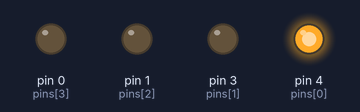
Recording of a sketch running on a simulated Arduino Uno, built with avr-gcc and run on an emulated ATmega328P. On the bench: output pins drawn as LEDs (lit = HIGH).

Above: at 0.1 s.
At 0.7 s:
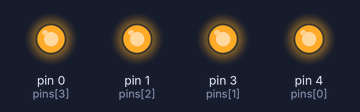
At 1.1 s:
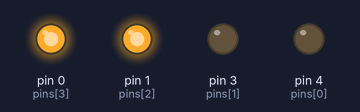
At 1.5 s:
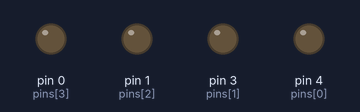
At 2.5 s:
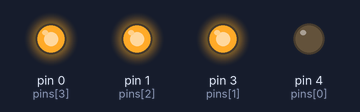
At 3.5 s:
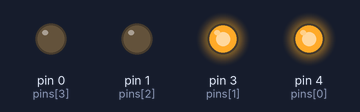
Timing chart, 0 to 3.8 s (numbered marks = the images above):
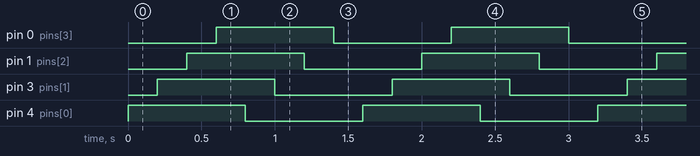

The sketch:

Christmas.ino
```cpp
void setup() {
pinMode(3,OUTPUT);
pinMode(4,OUTPUT);
pinMode(0,OUTPUT);
pinMode(1,OUTPUT);
}
const int arraySize=4;
int pins[arraySize]={4,3,1,0};
void loop()
{

      for(int i=0;i<4;i++)
      {
        digitalWrite(pins[i],HIGH);
        delay(200);
      }
      for(int i=0;i<4;i++)
      {
        digitalWrite(pins[i],LOW);
        delay(200);
      }
}
```

Measured:
- by itself, pin 0 (pins[3]), pin 1 (pins[2]), pin 3 (pins[1]), pin 4 (pins[0]): alternates HIGH for 0.80 s and LOW for 0.80 s
- by itself, everything shown: repeats every 1.6 s, in 8 steps
